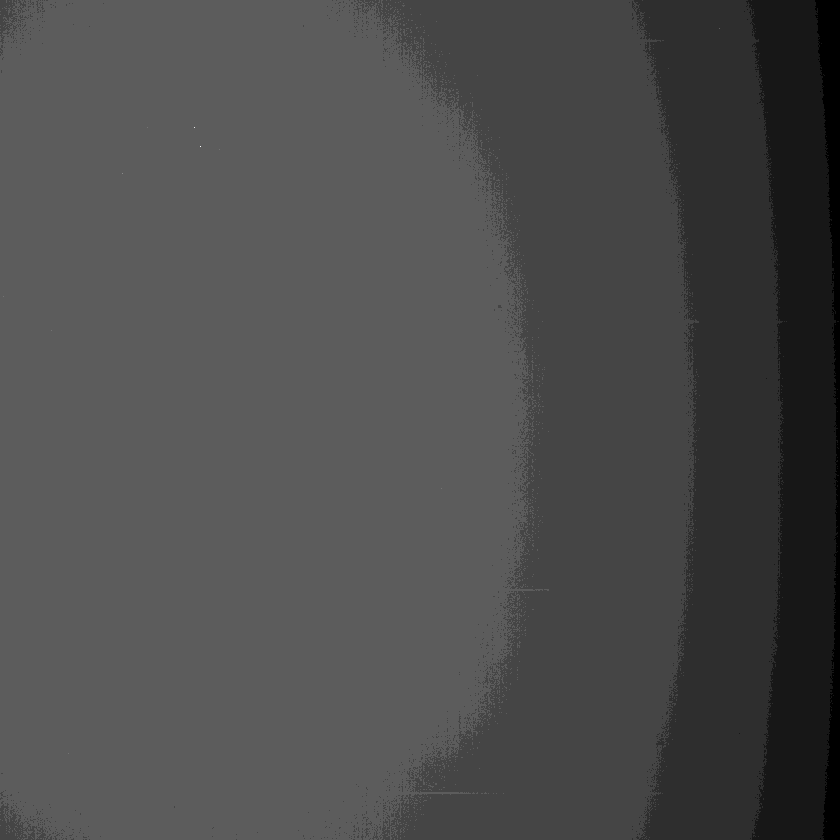
#> input picture DATA/blank.tif, 840 x 840 px, shrunk from 1200 x 1200 before the run
$ python problem2.py
#> lines starting #> are read from the running program, lines starting #| are printed output that depends on the picture
import numpy as np
import matplotlib.pyplot as plt
from skimage import io

# 路径可能需要根据你的文件存放位置进行调整
blank_image_path = 'DATA/blank.tif'

# 读取空白图像文件
blank_image = io.imread(blank_image_path).astype(np.float32)
#> blank_image: shape (840, 840) float32; min 1145, max 4095, mean 1972.3

# 确定阳极和阴极在图像中的位置（这需要实验或文档中的额外信息）
# 例如，我们假设阳极在左侧，阴极在右侧，且我们感兴趣的是垂直中心线
# 注意：具体的索引取决于图像的方向和坐标系
y_position = blank_image.shape[0] // 2  # 中心线
#> y_position = 420
intensity_profile = blank_image[y_position, :]
#> intensity_profile = 840 values, max 2215 at index 209, min 1271 at index 836, mean 2008.8

# 绘制强度轮廓图
plt.figure(figsize=(10, 4))
plt.plot(intensity_profile, label='Intensity Profile')

# 假设图像的左侧是阴极，右侧是阳极
plt.text(0, max(intensity_profile), 'Cathode', ha='center', va='bottom')
plt.text(len(intensity_profile)-1, max(intensity_profile), 'Anode', ha='center', va='bottom')

plt.xlabel('Pixel Position')
plt.ylabel('Intensity')
plt.title('Line Intensity Profile from Cathode to Anode')
plt.legend()
plt.show()
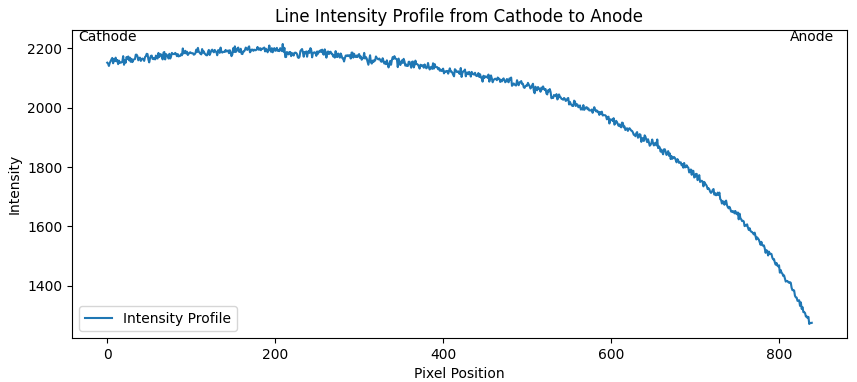
#> figure drawn by matplotlib, 1 panel; curve peaks at x = 209, y = 2215
